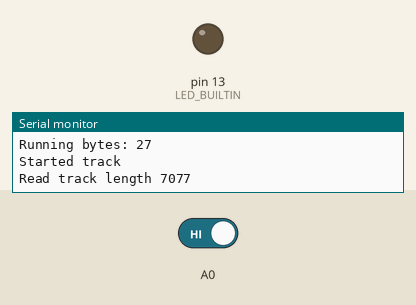
Simulated run of this program. Board: Teensy 4. On the bench: output pins drawn as LEDs (lit = HIGH), the last lines printed to the serial monitor. Dashed ring = blinking. The inputs (shaded band) are chosen by the test bench; at power-on: A0 HIGH. MIDI output is not drawn.

Above: at 3.8 s.
3.9 s: A0 driven LOW
At 4.7 s:
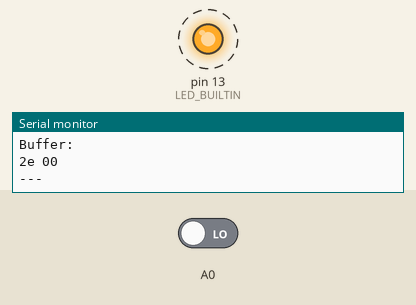
Timing chart, 0 to 12.9 s (numbered marks = the images above; inputs shaded):
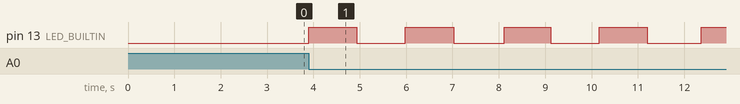

Measured:
- after the input at 3.9 s, pin 13 (LED_BUILTIN): alternates HIGH for 1.0 s and LOW for 1.1 s, starting at once

The program:

main.cpp
```cpp
#include <Arduino.h>
#include "midi_stream.h"
#include "midi_stream_parser.h"
#include "midi_file_dumps.h"
#include <MIDI.h>

const char *file_path = "midi-files/zelda-overworld.mid";
uint32_t sz = ZELDA_FILE_BYTES_SIZE;
MidiStream midiStream = MidiStream(zelda_theme, sz);
MidiParser midiParser = MidiParser(midiStream);
bool flipper = true;
elapsedMillis flipperTimer;
const int channel = 1;

//MIDI comm
MIDI_CREATE_INSTANCE(HardwareSerial, Serial1, MIDI);

void setup() {
    pinMode(LED_BUILTIN, OUTPUT);
    pinMode(40, INPUT_PULLUP);
    pinMode(14, INPUT);
    MIDI.begin(1);
    delay(3000);
    Serial.printf("Buffer size: %d\n", midiStream.getSize());
    if (midiParser.isAvailable()) {
        midiParser.printHeaderInfo();
        midiParser.readTrackStart();
        while (midiParser.runningNumBytesRead() < midiParser.getCurrentChunkLength()) {
            midiParser.readEventAndPrint();
            Serial.printf("Running bytes: %d\n", midiParser.runningNumBytesRead());
        }
        midiParser.readTrackStart();
    }
    while(1) {
        if (digitalRead(14) == LOW) {
            break;
        }
    }
}

void loop() {
    // Basic indicator that the program is running
    if (flipper && flipperTimer > 1000) {
        digitalWrite(LED_BUILTIN, HIGH);
        flipperTimer = 0;
        flipper = false;
    }
    if (!flipper && flipperTimer > 1000) {
        digitalWrite(LED_BUILTIN, LOW);
        flipperTimer = 0;
        flipper = true;
    }
    if (midiParser.runningNumBytesRead() < midiParser.getCurrentChunkLength()) {
        Serial.println("> > > E V E N T < < <");
        Serial.printf("Running bytes: %d\n", midiParser.runningNumBytesRead());
        TrackEvent nextEvent = midiParser.readEventAndPrint();
        delayMicroseconds(nextEvent.deltaT * 600);
    if (nextEvent.event.status == NOTE_ON) {
        Serial.println("Send note On");
        uint8_t vel = nextEvent.event.data[1];
        vel = vel > 127 ? 127 : vel;
        Serial.printf("vvv Note velocity %x\n", vel);
        MIDI.sendNoteOn(nextEvent.event.data[0], 65, 1);
    } else if (nextEvent.event.status == NOTE_OFF) {
        Serial.println("Send note Off");
        MIDI.sendNoteOff(nextEvent.event.data[0], 0, 1);
    }
    } else {
        MIDI.sendStop();
    }
}
```

midi_file_dumps.h
```cpp
//
// Created by mjrsk on 10/9/2021.
//

#ifndef SEQUENCER_MIDI_STREAMS_H
#define SEQUENCER_MIDI_STREAMS_H

#define ZELDA_FILE_BYTES_SIZE 7134

#include <cstdint>

extern uint8_t zelda_theme[ZELDA_FILE_BYTES_SIZE];

#endif //SEQUENCER_MIDI_STREAMS_H
```

midi_stream.h
```cpp
//
// Created by Michael Skiles on 10/10/21.
//

#ifndef SEQUENCER_MIDISTREAM_H
#define SEQUENCER_MIDISTREAM_H

/*
 * Midi stream class is kinda like a file class, maintains a pointer into a byte array
 */

#include <cstdint>

class MidiStream {
public:
    /*
     * Initialize the pointer into the uint8_t array
     */
    MidiStream(uint8_t *fileBytes, uint32_t size);

    bool hasNext();
    uint8_t nextByte();

    uint32_t getSize() const;
    void resetRunningNumBytes();

    uint32_t getRunningNumRead() const;

protected:
    uint8_t *_stream;
    uint32_t _size;
    uint32_t _indexOffset;
    uint32_t _runningNumRead = 0;
};

#endif //SEQUENCER_MIDISTREAM_H
```

midi_stream_parser.h
```cpp
//
// Created by mjrsk on 10/9/2021.
//

#ifndef SEQUENCER_MIDI_STREAM_PARSER_H
#define SEQUENCER_MIDI_STREAM_PARSER_H

#define MIDI_MSG_MAX_DATA_LENGTH 16

#include <cstdint>
#include "midi_stream.h"

enum MidiEvents : uint8_t {
    NOTE_ON = 0x90,
    NOTE_OFF = 0x80,
    AFTERTOUCH_PRESSURE = 0xa0,
    CONTROL_CHANGE = 0xb0,
    PROGRAM_CHANGE = 0xc0,
    CHANNEL_PRESSURE = 0xd0,
    PITCH_WHEEL_CHANGE = 0xe0,
    SYSEX_META = 0xff
};

enum SysexMetaEvents : uint8_t {
    SEQUENCE_NUMBER,
    TEXT,
    COPYRIGHT_NOTICE,
    SEQUENCE_OR_TRACK_NAME,
    INSTRUMENT_NAME,
    LYRIC,
    MARKER,
    CUE_POINT,
    CHANNEL_PREFIX = 0x20,
    END_OF_TRACK = 0x2f,
    SET_TEMPO = 0x51,
    SMPTE_OFFSET = 0x54,
    TIME_SIGNATURE = 0x58,
    KEY_SIGNATURE = 0x59,
    SEQUENCER_SPECIFIC = 0x7f
};

enum MidiChannel : uint8_t {
    CH_0, CH_1, CH_2, CH_3,
    CH_4, CH_5, CH_6, CH_7,
    CH_8, CH_9, CH_A, CH_B,
    CH_C, CH_D, CH_E, CH_F
};

struct MidiMessage {
    MidiEvents status;
    MidiChannel channel;
    bool isMeta = false;
    uint8_t metaWord = 0;
    uint8_t data[MIDI_MSG_MAX_DATA_LENGTH];
    uint32_t len = 0;
    void print();
};

struct TrackEvent {
    uint32_t deltaT;
    MidiMessage event;
    void print();
};

class MidiParser {
public:
    MidiParser(MidiStream stream);

    bool isAvailable() const;
    void readTrackStart();
    void printHeaderInfo();
    TrackEvent readEvent();
    TrackEvent readEventAndPrint();
    uint32_t readVariableLengthQuantity();
    uint32_t readInt32();
    // Testing only
    void advanceBy(uint8_t numBytes);
    uint32_t runningNumBytesRead();
    void resetRunningNum();

    uint32_t getCurrentChunkLength() const;

protected:
    void readHeader();
    MidiStream _midiStream;
    bool _available = false;
    uint16_t _format = 0;
    uint16_t _numTracks = 0;
    uint16_t _divisionType = 0;
    uint32_t _currentChunkLength;
    //utility
    bool compareArrays(uint8_t *a1, uint8_t *a2, int commonSize);
};

#endif //SEQUENCER_MIDI_STREAM_PARSER_H
```

midi_stream.cpp
```cpp
//
// Created by Michael Skiles on 10/10/21.
//

#include "midi_stream.h"

MidiStream::MidiStream(uint8_t *fileBytes, uint32_t size) {
    _stream = fileBytes;
    _size = size; // This works because it's a byte array
    _indexOffset = 0;
}

bool MidiStream::hasNext() {
    return _indexOffset < _size;
}

uint8_t MidiStream::nextByte() {
    _runningNumRead++;
    return _stream[_indexOffset++];
}

uint32_t MidiStream::getSize() const {
    return _size;
}

uint32_t MidiStream::getRunningNumRead() const {
    return _runningNumRead;
}

void MidiStream::resetRunningNumBytes() {
    _runningNumRead = 0;
}
```

midi_stream_parser.cpp
```cpp
//
// Created by mjrsk on 10/9/2021.
//

/*
 * _format |= _buffer[0] << 8;
        _format |= _buffer[1];
        _numTracks |= _buffer[2] << 8;
        _numTracks |= _buffer[3];
        _division |= _buffer[4] << 8;
        _division |= _buffer[5];
 */

#include <midi_stream_parser.h>
#include <midi_stream.h>
#include "utils.h"

// Testing
#include <Arduino.h>

void MidiMessage::print() {
    Serial.printf("Status word: %x | Channel: %x\n", status, channel);
    Serial.println("Data");
    printBuffer(data, len);
}

void TrackEvent::print() {
    Serial.printf("Track Event\nDelta T %d\n", deltaT);
    event.print();
}

MidiParser::MidiParser(MidiStream stream) : _midiStream(stream) {
    uint8_t header_chunk_byte_pattern[] {0x4d, 0x54, 0x68, 0x64};
    uint8_t first4bytes[4];
    first4bytes[0] = _midiStream.nextByte();
    first4bytes[1] = _midiStream.nextByte();
    first4bytes[2] = _midiStream.nextByte();
    first4bytes[3] = _midiStream.nextByte();
    if (compareArrays(header_chunk_byte_pattern, first4bytes, 4)){
        _available = true;
        readHeader();
    }
}

// This is called in the constructor
void MidiParser::readHeader() {
    // the next 4 bytes are always 00 00 00 06, don't need them
    uint32_t headerLength = 0;
    headerLength |= _midiStream.nextByte() << 24;
    headerLength |= _midiStream.nextByte() << 16;
    headerLength |= _midiStream.nextByte() << 8;
    headerLength |= _midiStream.nextByte() << 0;
    Serial.printf("Header len: %d\n", headerLength);
    _format |= _midiStream.nextByte() << 8;
    _format |= _midiStream.nextByte();
    _numTracks |= _midiStream.nextByte() << 8;
    _numTracks |= _midiStream.nextByte();
    _divisionType |= _midiStream.nextByte() << 8;
    _divisionType |= _midiStream.nextByte();
}

void MidiParser::readTrackStart() {
    uint8_t track_chunk_byte_pattern[] {0x4d, 0x54, 0x72, 0x6b};
    uint8_t first4bytes[4];
    first4bytes[0] = _midiStream.nextByte();
    first4bytes[1] = _midiStream.nextByte();
    first4bytes[2] = _midiStream.nextByte();
    first4bytes[3] = _midiStream.nextByte();
    if (compareArrays(track_chunk_byte_pattern, first4bytes, 4)){
        Serial.println("Started track");
    } else {
        Serial.println("Expected 'MTrk' but read");
        printBuffer(first4bytes, 4);
    }
    uint32_t trackLength = 0;
    trackLength |= _midiStream.nextByte() << 24;
    trackLength |= _midiStream.nextByte() << 16;
    trackLength |= _midiStream.nextByte() << 8;
    trackLength |= _midiStream.nextByte() << 0;
    _currentChunkLength = trackLength;
    Serial.printf("Read track length %d\n", _currentChunkLength);
    resetRunningNum();
}

void MidiParser::printHeaderInfo() {
    Serial.printf("Track Header\n");
    Serial.printf("Format: %x | # of tracks: %d | Div Type: %x\n", _format, _numTracks, _divisionType);
}

TrackEvent MidiParser::readEvent() {
    MidiMessage message = MidiMessage();
    uint32_t deltaT = readVariableLengthQuantity();
    uint8_t eventType = _midiStream.nextByte();

    if (eventType == SYSEX_META) {
        message.isMeta = true;
        message.metaWord = _midiStream.nextByte();
        message.len = readVariableLengthQuantity();
        Serial.printf("Read meta event with command %x and length %d\n", message.metaWord, message.len);
        for (uint32_t i = 0; i < message.len; i++) {
            message.data[i] = _midiStream.nextByte();
        }
    } else {
        switch ((eventType & 0xf0)) {
            case PROGRAM_CHANGE:
                message.status = PROGRAM_CHANGE;
                message.len = 1;
                message.data[0] = _midiStream.nextByte();
                break;
            case CHANNEL_PRESSURE:
                // The only 2 event types with 1 data byte
                message.status = CHANNEL_PRESSURE;
                message.len = 1;
                message.data[0] = _midiStream.nextByte();
                break;
            case NOTE_OFF:
                message.status = NOTE_OFF;
                message.len = 2;
                message.data[0] = _midiStream.nextByte();
                message.data[1] = _midiStream.nextByte();
                break;
            case NOTE_ON:
                message.status = NOTE_ON;
                message.len = 2;
                message.data[0] = _midiStream.nextByte();
                message.data[1] = _midiStream.nextByte();
                break;
            default: // TODO might be worth stating the cases explicitly
                message.status = MidiEvents(eventType & 0xf0);
                message.len = 2;
                message.data[0] = _midiStream.nextByte();
                message.data[1] = _midiStream.nextByte();
                break;
        }
    }
    TrackEvent event = TrackEvent();
    event.deltaT = deltaT;
    event.event = message;
    return event;
}

TrackEvent MidiParser::readEventAndPrint() {
    TrackEvent trackEvent = readEvent();
    trackEvent.print();
    Serial.printf("---\n");
    return trackEvent;
}

uint32_t MidiParser::readVariableLengthQuantity() {
    uint8_t buf[4]; // max size of a VLQ is going to be 4 bytes
    int numRead = 0;
    uint8_t lastRead = 0;
    do {
        lastRead = _midiStream.nextByte();
        buf[numRead] = lastRead & 127;
        Serial.printf("VLQ: read byte %x\n", lastRead);
        numRead++;
    } while (lastRead & (uint8_t)128);
    uint32_t vlq = 0;
    for (int i = 0; i < numRead; i++) {
        vlq |= buf[i] << ((numRead - i - 1) * 7);
    }
    Serial.printf("Assembled VLQ value %d\n", vlq);
    return vlq;
}

uint32_t MidiParser::readInt32() {
    uint32_t uint32 = 0;
    uint32 |= _midiStream.nextByte() << 24;
    uint32 |= _midiStream.nextByte() << 16;
    uint32 |= _midiStream.nextByte() << 8;
    uint32 |= _midiStream.nextByte();
    return uint32;
}


bool MidiParser::isAvailable() const {
    return _available;
}

bool MidiParser::compareArrays(uint8_t *a1, uint8_t *a2, int commonSize) {
    for (int i = 0; i < commonSize; i++) {
        if (a1[i] != a2[i]) {
            return false;
        }
    }
    return true;
}

void MidiParser::advanceBy(uint8_t numBytes) {
    for(uint8_t i = 0; i < numBytes; i++) {
        _midiStream.nextByte();
    }
}

uint32_t MidiParser::runningNumBytesRead() {
    return _midiStream.getRunningNumRead();
}

void MidiParser::resetRunningNum() {
    _midiStream.resetRunningNumBytes();
}

uint32_t MidiParser::getCurrentChunkLength() const {
    return _currentChunkLength;
}
```

strings.cpp
```cpp
//
// Created by mjrsk on 10/9/2021.
//

const char *str_descNotSet = "Description Not Set";
```

utils.cpp
```cpp
//
// Created by mjrsk on 10/9/2021.
//

#include "utils.h"
#include <Arduino.h>

void printBuffer(uint8_t *buf, int size) {
    Serial.printf("Buffer:\n");
    for (int i = 0; i < size; i++) {
        buf[i] > 15 ? Serial.printf("%x ", buf[i]) : Serial.printf("0%x ", buf[i]);
        if ((i+1) % 4 == 0) {
            Serial.printf("\n");
        }
    }
    Serial.printf("\n");
}
```

utils.h
```cpp
//
// Created by mjrsk on 10/9/2021.
//

#ifndef SEQUENCER_UTILS_H
#define SEQUENCER_UTILS_H

#include <cstdint>

void printBuffer(uint8_t *buf, int size);

#endif //SEQUENCER_UTILS_H
```

Source omitted: file_dumps.cpp (data table, 46491 bytes)
